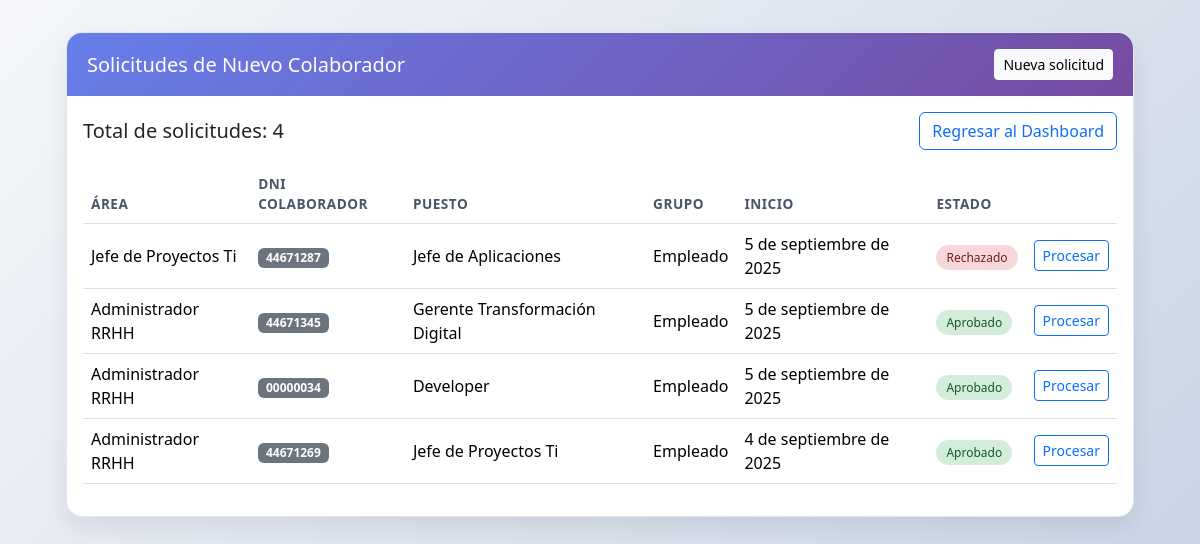
Page /colaboradores/solicitudes/ (signed in) on the committed database.
### empleados/models.py (models this page shows, shortened)
class SolicitudNuevoColaborador(models.Model):
    ESTADOS_CHOICES = [
        ('pendiente', 'Pendiente'),
        ('aprobado', 'Aprobado'),
        ('rechazado', 'Rechazado'),
        ('observado', 'Observado'),
    ]
    GRUPO_OCUPACIONAL_CHOICES = [
        ('empleado', 'Empleado'),
        ('practicante', 'Practicante'),
        ('locador', 'Locador de Servicios'),
    ]
    DENOMINACION_PUESTO_CHOICES = [
        ('gerente', 'Gerente'),
        ('sub_gerente', 'Sub gerente'),
        ('jefe', 'Jefe'),
        ('supervisor', 'Supervisor'),
        ('analista', 'Analista'),
        ('coordinador', 'Coordinador'),
    ]
    MOTIVO_CONTRATACION_CHOICES = [
        ('nuevo_puesto', 'Nuevo puesto de trabajo'),
        ('reemplazo_promocion', 'Reemplazo por promoción'),
        ('reemplazo_renuncia', 'Reemplazo por renuncia'),
        ('reemplazo_vencimiento', 'Reemplazo por vencimiento de contrato'),
        ('fallecimiento', 'Fallecimiento'),
        ('otros', 'Otros'),
    ]
    solicitante = models.ForeignKey(
        Empleado, on_delete=models.CASCADE, related_name='solicitudes_nuevo_colaborador'
    )
    area_solicitante = models.CharField(max_length=120)
    fecha_solicitud = models.DateField(auto_now_add=True)
    persona_responsable = models.CharField(max_length=120)
    dni_colaborador = models.CharField(
        max_length=8,
        validators=[validar_dni],
        help_text='DNI del nuevo colaborador (8 dígitos)',
        verbose_name='DNI del Colaborador'
    )
    nombre_colaborador = models.CharField(
        max_length=100,
        verbose_name='Nombre del Colaborador',
        help_text='Nombre completo del nuevo colaborador'
    )
    apellido_colaborador = models.CharField(
        max_length=100,
        verbose_name='Apellido del Colaborador',
        help_text='Apellidos del nuevo colaborador'
    )
    email_colaborador = models.EmailField(
        verbose_name='Email del Colaborador',
        help_text='Correo electrónico del nuevo colaborador'
    )
    fecha_inicio_labores = models.DateField()
    grupo_ocupacional = models.CharField(max_length=20, choices=GRUPO_OCUPACIONAL_CHOICES)
    puesto_a_solicitud = models.CharField(max_length=120)
    denominacion_puesto = models.CharField(max_length=20, choices=DENOMINACION_PUESTO_CHOICES)
    motivo_contratacion = models.CharField(
        max_length=30,
        choices=MOTIVO_CONTRATACION_CHOICES,
        help_text='Seleccione el motivo de la contratación'
    )
    modalidad_contratacion = models.CharField(max_length=120)
    tiempo_meses = models.PositiveIntegerField(validators=[MinValueValidator(1)], help_text='Especificar tiempo (meses)')
    estado = models.CharField(max_length=20, choices=ESTADOS_CHOICES, default='pendiente')
    procesado_por = models.ForeignKey(
        Empleado, on_delete=models.SET_NULL, null=True, blank=True, related_name='solicitudes_nuevo_colaborador_procesadas'
    )
    fecha_resolucion = models.DateTimeField(null=True, blank=True)
    comentario_rrhh = models.TextField(max_length=800, blank=True)
    class Meta:
        ordering = ['-fecha_solicitud']
        verbose_name = 'Solicitud de Nuevo Colaborador'
        verbose_name_plural = 'Solicitudes de Nuevo Colaborador'

### empleados/views.py (the view)
# urls.py: path('colaboradores/solicitudes/', views.lista_solicitudes_nuevo_colaborador, name='lista_solicitudes_nuevo_colaborador'),
@login_required
def lista_solicitudes_nuevo_colaborador(request):
    try:
        empleado = Empleado.objects.get(email=request.user.email)
    except Empleado.DoesNotExist:
        messages.error(request, 'No tienes un perfil de empleado asociado.')
        return redirect('login_empleado')
    if empleado.es_empleado_rrhh:
        solicitudes = SolicitudNuevoColaborador.objects.all().order_by('-fecha_solicitud')
    else:
        solicitudes = SolicitudNuevoColaborador.objects.filter(solicitante=empleado).order_by('-fecha_solicitud')
    mensaje_procesamiento = request.session.pop('mensaje_procesamiento', None)
    tipo_mensaje = request.session.pop('tipo_mensaje', None)
    return render(request, 'empleados/lista_solicitudes_nuevo_colaborador.html', {
        'solicitudes': solicitudes,
        'empleado': empleado,
        'user': request.user,
        'mensaje_procesamiento': mensaje_procesamiento,
        'tipo_mensaje': tipo_mensaje
    })

### empleados/models.py (called while the page is built)
    @property
    def es_empleado_rrhh(self):
        return self.es_rrhh

### empleados/templates/empleados/lista_solicitudes_nuevo_colaborador.html (shortened to what this page needs)
<!DOCTYPE html>
<html lang="es">
<head>
  <link rel="stylesheet" href="https://cdn.jsdelivr.net/npm/bootstrap@5.3.2/dist/css/bootstrap.min.css" />
</head>
<body>
<div class="page-wrapper">
  <div class="card-ui">
    <div class="card-header">
      <h2>Solicitudes de Nuevo Colaborador</h2>
      <a href="{% url 'nueva_solicitud_nuevo_colaborador' %}" class="btn btn-sm btn-light">Nueva solicitud</a>
    </div>
    <div class="p-3">
      <div class="d-flex justify-content-between align-items-center mb-3">
        <h5 class="mb-0">Total de solicitudes: {{ solicitudes|length }}</h5>
        <a href="{% url 'manager_dashboard' %}" class="btn btn-outline-primary">Regresar al Dashboard</a>
      </div>
  <table class="table table-hover align-middle">
    <thead>
      <tr>
        <th>Área</th>
        <th>DNI Colaborador</th>
        <th>Puesto</th>
        <th>Grupo</th>
        <th>Inicio</th>
        <th>Estado</th>
        <th></th>
      </tr>
    </thead>
    <tbody>
      {% for s in solicitudes %}
      <tr>
        <td>{{ s.area_solicitante }}</td>
        <td><span class="badge bg-secondary">{{ s.dni_colaborador|default:"Sin DNI" }}</span></td>
        <td>{{ s.puesto_a_solicitud }}</td>
        <td>{{ s.get_grupo_ocupacional_display }}</td>
        <td>{{ s.fecha_inicio_labores }}</td>
        <td>
          <span class="estado-badge
            {% if s.estado == 'pendiente' %}estado-pendiente{% elif s.estado == 'aprobado' %}estado-aprobado{% else %}estado-rechazado{% endif %}">
            {{ s.get_estado_display }}
          </span>
        </td>
        <td>
          {% if empleado.es_empleado_rrhh %}
          <a class="btn btn-sm btn-outline-primary" href="{% url 'procesar_solicitud_nuevo_colaborador_rrhh' s.id %}">Procesar</a>
          {% endif %}
        </td>
      </tr>
      {% empty %}
      <tr><td colspan="7" class="text-center text-muted py-4">No hay solicitudes.</td></tr>
      {% endfor %}
    </tbody>
  </table>
</div>
</div>
</div>
</body>
</html>

### empleados/templates/empleados/lista_solicitudes_nuevo_colaborador.html (style rules this page uses)
body { background:linear-gradient(135deg,#f5f7fa 0%, #c3cfe2 100%);min-height:100vh }
.page-wrapper { max-width:1100px;margin:32px auto;padding:0 16px }
.card-ui { background:#fff;border-radius:16px;box-shadow:0 10px 25px rgba(0,0,0,.08);overflow:hidden;border:1px solid #e2e8f0 }
.card-header { display:flex;justify-content:space-between;align-items:center;padding:16px 20px;background:linear-gradient(135deg,#667eea,#764ba2);color:#fff }
.card-header h2 { margin:0;font-size:1.25rem }
.table thead th { color:#4a5568;text-transform:uppercase;font-size:.85rem;letter-spacing:.5px }
.estado-badge { border-radius:999px;padding:4px 10px;font-size:.75rem }
.estado-aprobado { background:#d4edda;color:#155724 }
.estado-rechazado { background:#f8d7da;color:#721c24 }

### rows in the picture
SolicitudNuevoColaborador: area_solicitante "Jefe de Proyectos Ti", dni_colaborador "44671287", puesto_a_solicitud "Jefe de Aplicaciones", grupo_ocupacional "Empleado", fecha_inicio_labores "5 de septiembre de 2025", estado "Rechazado"
SolicitudNuevoColaborador: area_solicitante "Administrador RRHH", dni_colaborador "44671345", puesto_a_solicitud "Gerente Transformación Digital", grupo_ocupacional "Empleado", fecha_inicio_labores "5 de septiembre de 2025", estado "Aprobado"
SolicitudNuevoColaborador: area_solicitante "Administrador RRHH", dni_colaborador "00000034", puesto_a_solicitud "Developer", grupo_ocupacional "Empleado", fecha_inicio_labores "5 de septiembre de 2025", estado "Aprobado"
SolicitudNuevoColaborador: area_solicitante "Administrador RRHH", dni_colaborador "44671269", puesto_a_solicitud "Jefe de Proyectos Ti", grupo_ocupacional "Empleado", fecha_inicio_labores "4 de septiembre de 2025", estado "Aprobado"

### other values in the picture
{{ solicitudes|length }} "4"
